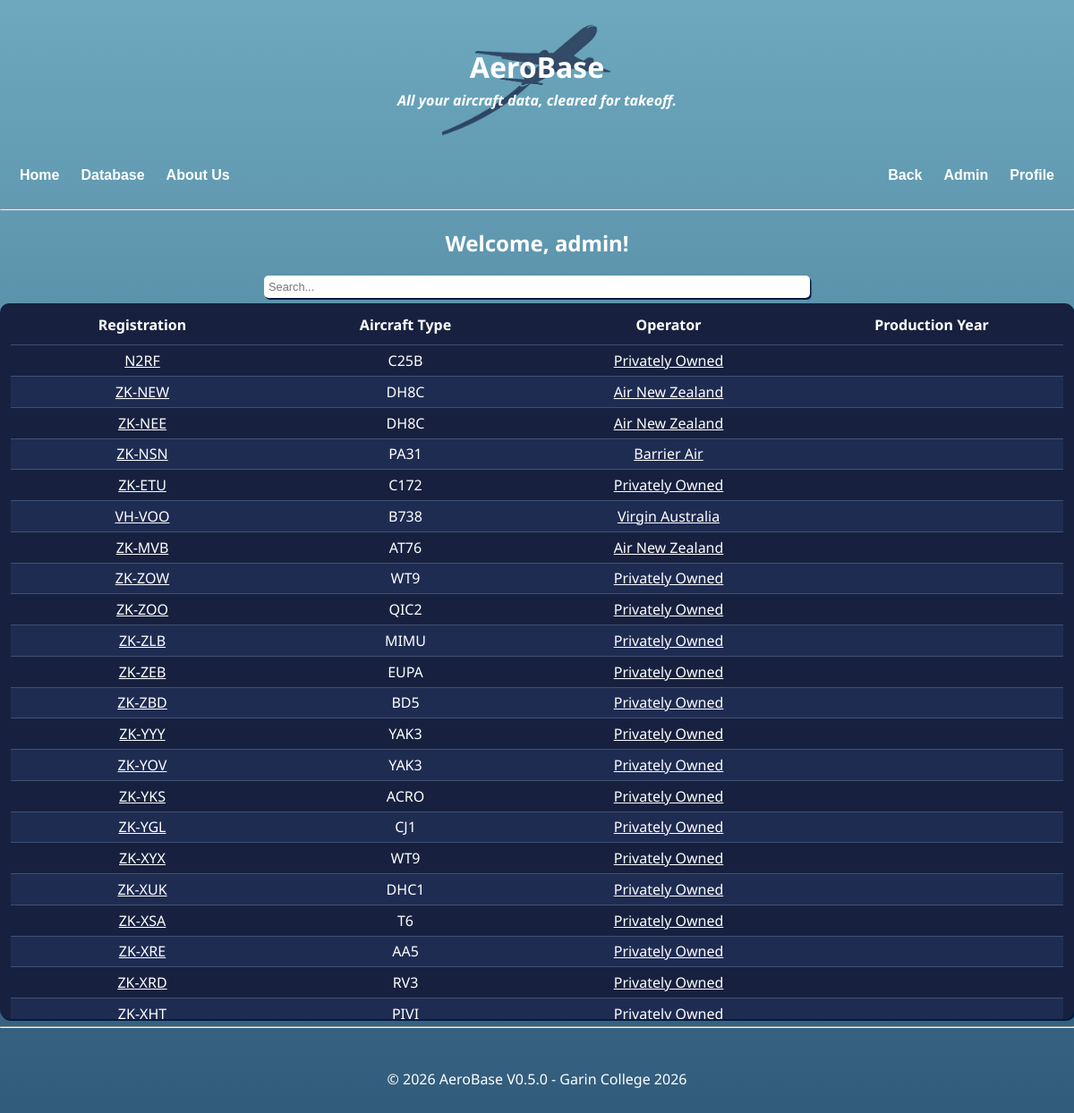
The page /database/aircraft (signed in) on the database as committed earlier.
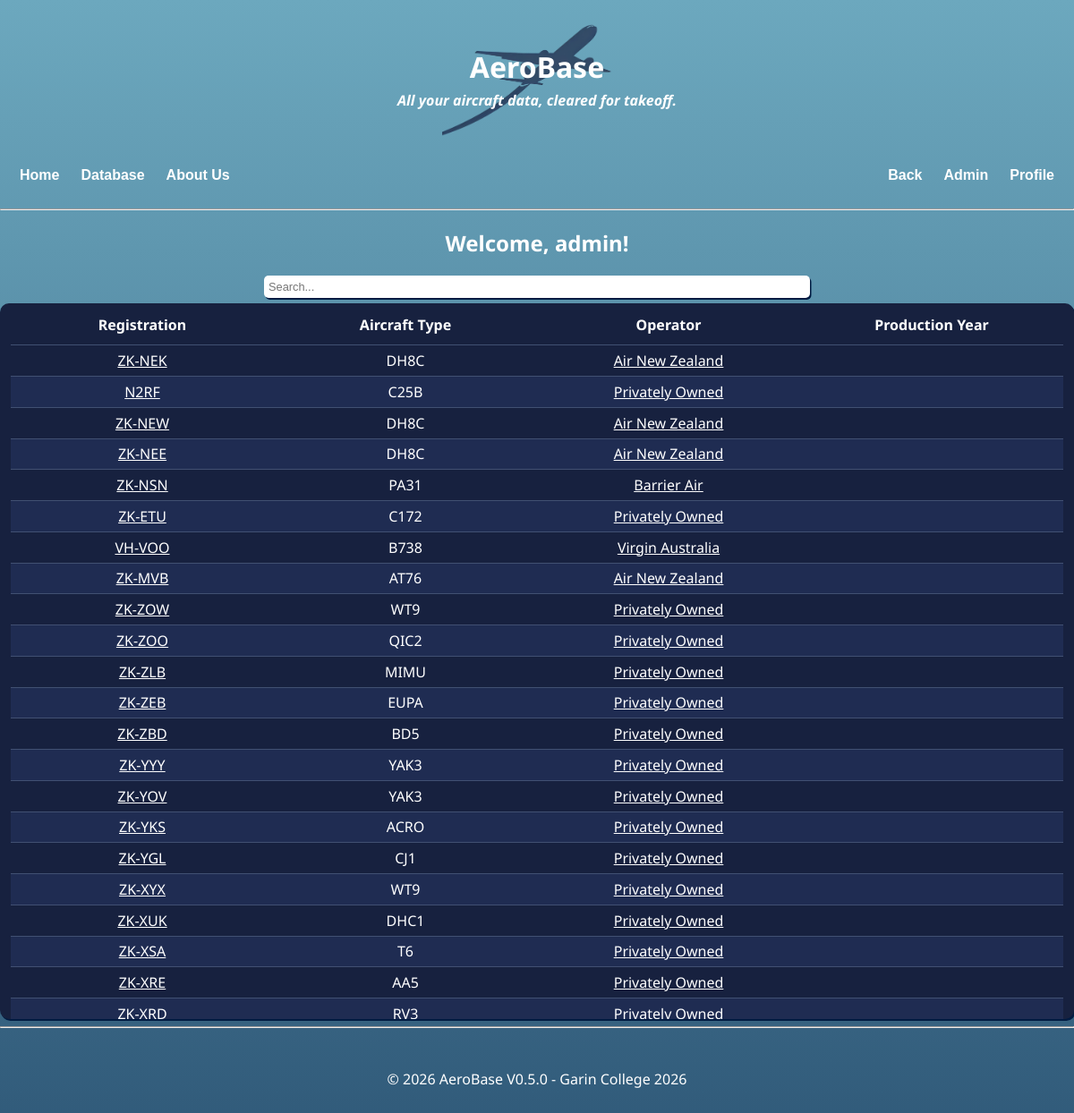
The same page on the database as committed later.
### app.py (models this page shows)
class Aircraft(db.Model):
    id = db.Column(db.Integer, primary_key = True)
    registration = db.Column(db.String(5), nullable = False)
    year_produced = db.Column(db.Integer, nullable = True)
    operator_id = db.Column(db.String(3), db.ForeignKey("operator.icao"), nullable=False)
    registration_prefix = db.Column(db.String(5), db.ForeignKey("registration_prefix.prefix"), nullable=False)
    manufacturer_id = db.Column(db.Integer, db.ForeignKey("manufacturer.manufacturer_id"), nullable=False)
    user_id = db.Column(db.Integer, db.ForeignKey("user.id"), nullable = True)
    date_time = db.Column(db.DateTime, server_default=db.func.now(), onupdate=db.func.now(), nullable=False)
    __table_args__ = ( # Checks that the combination of the prefix and registration are unique, so something like ZK-ABC can exist, but so can VH-ABC and not a second ZK-ABC.
        db.UniqueConstraint(
            "registration_prefix",
            "registration",
            name = "unique_registration"
        ),
    )
    operator = db.relationship(
        "Operator",
        back_populates = "aircrafts"
    )
    prefix = db.relationship(
        "RegistrationPrefix",
        back_populates = "aircrafts"
    )
    manufacturer = db.relationship(
        "Manufacturer",
        back_populates = "aircrafts"
    )
    user = db.relationship(
        "User",
        back_populates = "aircrafts"
    )

class Manufacturer(db.Model):
    manufacturer_id = db.Column(db.Integer, primary_key = True)
    type_icao = db.Column(db.String(4), nullable = False)
    manufacturer_name = db.Column(db.String(50), nullable = False)
    model_name = db.Column(db.String(50), nullable = False)
    wake_cat = db.Column(db.String(1), nullable = False)
    aircrafts = db.relationship(
        "Aircraft",
        back_populates = "manufacturer"
    )

class Operator(db.Model):
    icao = db.Column(db.String(3), primary_key = True)
    hub_icao = db.Column(db.String(4), nullable = False)
    year_founded = db.Column(db.Integer, nullable = False)
    operator_name = db.Column(db.String(50), nullable = False)
    user_id = db.Column(db.Integer, db.ForeignKey("user.id"), nullable = True)
    date_time = db.Column(db.DateTime, server_default=db.func.now(), onupdate=db.func.now(), nullable=False)
    callsign = db.Column(db.String(50), nullable=False)
    aircrafts = db.relationship(
        "Aircraft",
        back_populates = "operator"
    )
    user = db.relationship(
        "User",
        back_populates = "operators"
    )

### app.py (the view, shortened to what this page needs)
    @app.route("/database/aircraft")
    def dbaircraft():
        q = request.args.get("q", '').strip() # checks the htmx search query
        offset=request.args.get("offset", 0, type=int)
        limit=50 # limit of aircraft initially displayed at a time
        query=Aircraft.query
        total = query.count() # total count in the search
        aircraft=query.order_by(Aircraft.id.desc()).limit(offset+limit).all() # collects search results
        if "user" in session:
            return render_template(
                "aircraft.html",
                page_title = "Database (Aircraft)",
                user=session["user"],
                aircrafts=aircraft,
                total=total,
                offset=offset # offset is used if the user loads extra aircraft ('load 50 more')
            )
        else:
            return redirect(url_for("login"))

### app.py (called while the page is built)
@app.context_processor
def inject_user():
   if "user" in session: # checks if user is an admin (assuming they're logged in) to use in nav bar
       user=User.query.filter_by(username=session["user"]).first()
       is_admin = user is not None and user.admin is True
   else:
       is_admin = False
   return{
       "logged_in": "user" in session, # sends logged in to 'nav'
       "is_admin":  is_admin, # sends admin to 'nav'
       "version": "V0.5.0" # current version
   }

### templates/aircraft.html (shortened to what this page needs)
{% extends "layout.html" %}
{% block content %}
<h2 style="color: #ffffff;">Welcome, {{user}}!</h2>
<input style="width:50%;" type="text" class="input" placeholder="Search..." name="q" value="{{q}}" hx-get="/database/aircraft" hx-trigger="keyup changed delay:500ms" hx-target="#table-wrapper" hx-swap="innerHTML">
<div class="table-outer">
    <div class="table-container" id="table-wrapper">
        {%include "aircraft-table.html" %}
    </div>
</div>
{% endblock %}

### templates/aircraft-table.html (shortened to what this page needs)
<table>
    <thead>
        <tr>
            <th>Registration</th>
            <th>Aircraft Type</th>
            <th>Operator</th>
            <th>Production Year</th>
        </tr>
    </thead>
    <tbody id="results">
        {% for aircraft in aircrafts %}
        {% if aircraft.registration_prefix != "N" and aircraft.registration_prefix != "JA" and aircraft.registration_prefix != "HL" and aircraft.registration_prefix != "VP-A" and aircraft.registration_prefix!= "VP-B" and aircraft.registration_prefix != "VQ-B" %}
        {% set registration = aircraft.registration_prefix + "-" + aircraft.registration %}
        {% else %}
        {% set registration = aircraft.registration_prefix + aircraft.registration %}
        {% endif %}
        <tr>
            <td><a href="/database/aircraft/{{ aircraft.id }}" style="color:#ffffff">{{registration}}</a></td>
            <td>{{aircraft.manufacturer.type_icao}}</td>
            <td><a href="/database/operators/{{aircraft.operator.icao}}" style="color:#ffffff">{{aircraft.operator.operator_name}}</a></td>
            <td>
            </td>
        </tr>
        {% endfor %}
    </tbody>
</table>

Rows that differ between the two databases and show on the page:
no longer on this page (row unchanged): Aircraft: registration "ZK-XHT", manufacturer.type_icao "PIVI", operator.operator_name "Privately Owned"
added Aircraft: registration "ZK-NEK", manufacturer.type_icao "DH8C", operator.operator_name "Air New Zealand"
